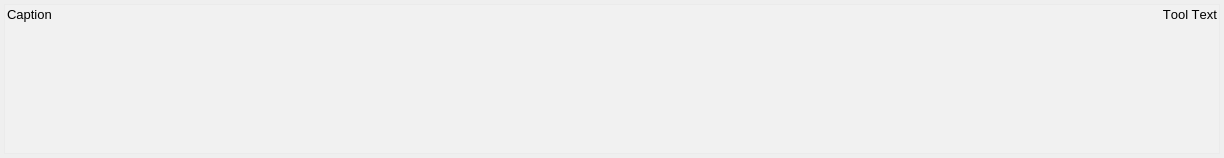
<?xml version="1.0" encoding="UTF-8"?>
<ui version="4.0">
 <class>RealTimeMultiSampleArrayClass</class>
 <widget class="QWidget" name="RealTimeMultiSampleArrayClass">
  <property name="geometry">
   <rect>
    <x>0</x>
    <y>0</y>
    <width>1224</width>
    <height>158</height>
   </rect>
  </property>
  <property name="windowTitle">
   <string>RealTimeMultiSampleArray</string>
  </property>
  <property name="styleSheet">
   <string notr="true"/>
  </property>
  <property name="locale">
   <locale language="English" country="UnitedKingdom"/>
  </property>
  <layout class="QGridLayout" name="gridLayout">
   <property name="margin">
    <number>4</number>
   </property>
   <property name="horizontalSpacing">
    <number>6</number>
   </property>
   <item row="0" column="0">
    <layout class="QVBoxLayout" name="verticalLayout">
     <item>
      <widget class="QFrame" name="m_qFrame">
       <property name="enabled">
        <bool>true</bool>
       </property>
       <property name="minimumSize">
        <size>
         <width>0</width>
         <height>20</height>
        </size>
       </property>
       <property name="palette">
        <palette>
         <active>
          <colorrole role="Base">
           <brush brushstyle="SolidPattern">
            <color alpha="255">
             <red>255</red>
             <green>255</green>
             <blue>255</blue>
            </color>
           </brush>
          </colorrole>
          <colorrole role="Window">
           <brush brushstyle="SolidPattern">
            <color alpha="35">
             <red>255</red>
             <green>255</green>
             <blue>255</blue>
            </color>
           </brush>
          </colorrole>
         </active>
         <inactive>
          <colorrole role="Base">
           <brush brushstyle="SolidPattern">
            <color alpha="255">
             <red>255</red>
             <green>255</green>
             <blue>255</blue>
            </color>
           </brush>
          </colorrole>
          <colorrole role="Window">
           <brush brushstyle="SolidPattern">
            <color alpha="35">
             <red>255</red>
             <green>255</green>
             <blue>255</blue>
            </color>
           </brush>
          </colorrole>
         </inactive>
         <disabled>
          <colorrole role="Base">
           <brush brushstyle="SolidPattern">
            <color alpha="35">
             <red>255</red>
             <green>255</green>
             <blue>255</blue>
            </color>
           </brush>
          </colorrole>
          <colorrole role="Window">
           <brush brushstyle="SolidPattern">
            <color alpha="35">
             <red>255</red>
             <green>255</green>
             <blue>255</blue>
            </color>
           </brush>
          </colorrole>
         </disabled>
        </palette>
       </property>
       <property name="font">
        <font>
         <kerning>false</kerning>
        </font>
       </property>
       <property name="autoFillBackground">
        <bool>true</bool>
       </property>
       <property name="frameShape">
        <enum>QFrame::StyledPanel</enum>
       </property>
       <property name="frameShadow">
        <enum>QFrame::Raised</enum>
       </property>
       <layout class="QFormLayout" name="formLayout">
        <property name="fieldGrowthPolicy">
         <enum>QFormLayout::AllNonFixedFieldsGrow</enum>
        </property>
        <property name="margin">
         <number>2</number>
        </property>
        <item row="0" column="0" colspan="2">
         <layout class="QHBoxLayout" name="horizontalLayout">
          <property name="spacing">
           <number>3</number>
          </property>
          <item>
           <widget class="QLabel" name="m_qLabel_Caption">
            <property name="font">
             <font>
              <pointsize>10</pointsize>
              <weight>50</weight>
              <bold>false</bold>
             </font>
            </property>
            <property name="text">
             <string>Caption</string>
            </property>
           </widget>
          </item>
          <item>
           <widget class="QLabel" name="m_qLabel_Tool">
            <property name="palette">
             <palette>
              <active>
               <colorrole role="WindowText">
                <brush brushstyle="SolidPattern">
                 <color alpha="255">
                  <red>0</red>
                  <green>0</green>
                  <blue>0</blue>
                 </color>
                </brush>
               </colorrole>
              </active>
              <inactive>
               <colorrole role="WindowText">
                <brush brushstyle="SolidPattern">
                 <color alpha="255">
                  <red>0</red>
                  <green>0</green>
                  <blue>0</blue>
                 </color>
                </brush>
               </colorrole>
              </inactive>
              <disabled>
               <colorrole role="WindowText">
                <brush brushstyle="SolidPattern">
                 <color alpha="255">
                  <red>106</red>
                  <green>104</green>
                  <blue>100</blue>
                 </color>
                </brush>
               </colorrole>
              </disabled>
             </palette>
            </property>
            <property name="font">
             <font>
              <pointsize>10</pointsize>
              <weight>50</weight>
              <bold>false</bold>
             </font>
            </property>
            <property name="text">
             <string>Tool Text</string>
            </property>
            <property name="alignment">
             <set>Qt::AlignRight|Qt::AlignTrailing|Qt::AlignVCenter</set>
            </property>
           </widget>
          </item>
         </layout>
        </item>
        <item row="1" column="0" colspan="2">
         <spacer name="verticalSpacer">
          <property name="orientation">
           <enum>Qt::Vertical</enum>
          </property>
          <property name="sizeHint" stdset="0">
           <size>
            <width>20</width>
            <height>25</height>
           </size>
          </property>
         </spacer>
        </item>
       </layout>
      </widget>
     </item>
    </layout>
   </item>
  </layout>
 </widget>
 <layoutdefault spacing="6" margin="11"/>
 <resources/>
 <connections/>
</ui>
